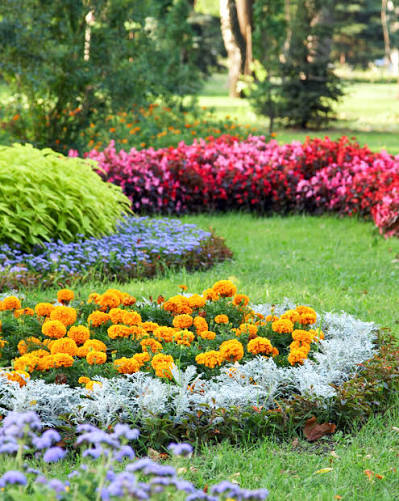
#> input picture LAB/CODING/INPUT.jpeg, 399 x 501 px
$ python EXP16.py   (older library calls are emulated)
#> lines starting #> are read from the running program, lines starting #| are printed output that depends on the picture
"""Experiment 16: Sobel horizontal, vertical, and combined gradients."""
from pathlib import Path
import argparse
import cv2


def main():
    parser = argparse.ArgumentParser()
    parser.add_argument("--no-display", action="store_true")
    args = parser.parse_args()

    folder = Path(__file__).resolve().parent
    input_path = folder / "INPUT.jpeg"
    if not input_path.exists():
        input_path = folder / "image.jpeg"
    image = cv2.imread(str(input_path))
#> image is the input picture: shape (501, 399, 3); mean B, G, R 89.5, 136.1, 128.6
    if image is None:
        print(f"Error: Could not load {input_path}. Place INPUT.jpeg in the lab folder.")
        return

    grayscale = cv2.cvtColor(image, cv2.COLOR_BGR2GRAY)
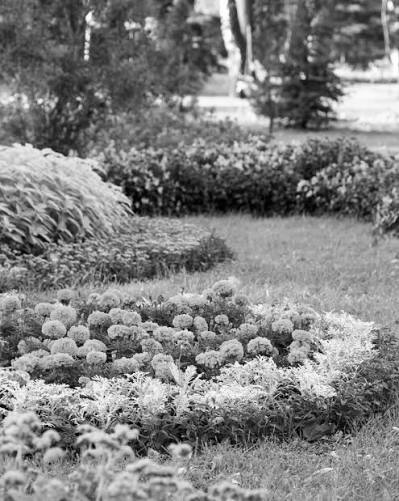
#> grayscale: shape (501, 399); min 0, max 255, mean 128.6
    gradient_x = cv2.Sobel(grayscale, cv2.CV_64F, 1, 0, ksize=3)
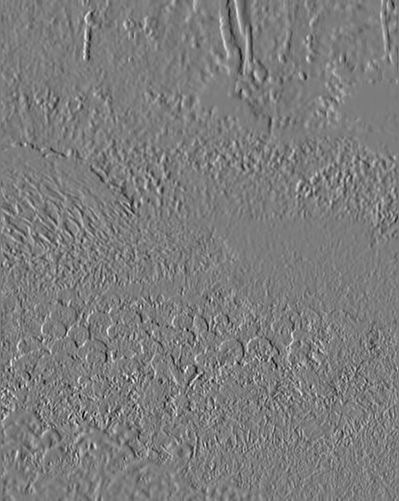
#> gradient_x: shape (501, 399) float64; min -749, max 781, mean 0.3; drawn with min black and max white
    gradient_y = cv2.Sobel(grayscale, cv2.CV_64F, 0, 1, ksize=3)
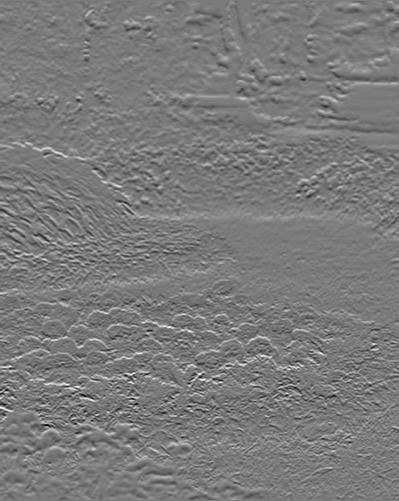
#> gradient_y: shape (501, 399) float64; min -817, max 875, mean 0.6; drawn with min black and max white
    sobel_x = cv2.convertScaleAbs(gradient_x)
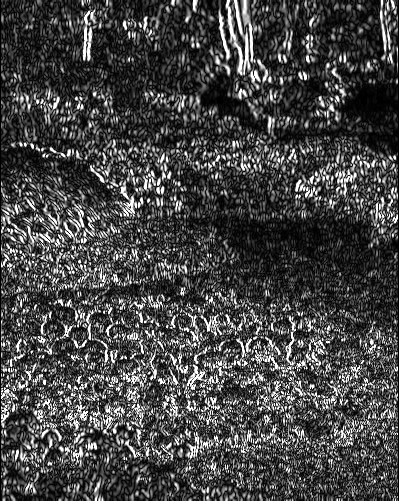
#> sobel_x: shape (501, 399); min 0, max 255, mean 69.7
    sobel_y = cv2.convertScaleAbs(gradient_y)
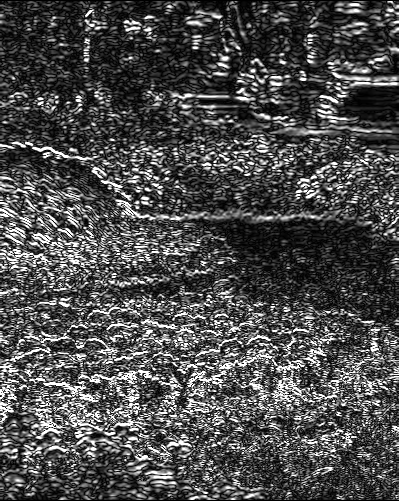
#> sobel_y: shape (501, 399); min 0, max 255, mean 76.6
    combined = cv2.addWeighted(sobel_x, 0.5, sobel_y, 0.5, 0)
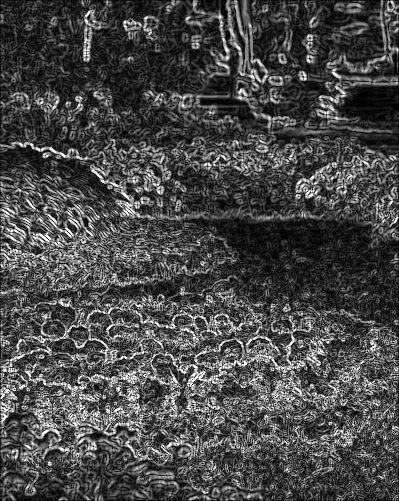
#> combined: shape (501, 399); min 0, max 255, mean 73.1
    cv2.imwrite(str(folder / "EXP16_original.jpg"), image)
    cv2.imwrite(str(folder / "sobel_x.jpg"), sobel_x)
    cv2.imwrite(str(folder / "sobel_y.jpg"), sobel_y)
    cv2.imwrite(str(folder / "sobel_combined.jpg"), combined)
    if not args.no_display:
        cv2.imshow("Original Image", image)
        cv2.imshow("Sobel X - Horizontal Gradient", sobel_x)
        cv2.imshow("Sobel Y - Vertical Gradient", sobel_y)
        cv2.imshow("Combined Sobel Gradient", combined)
        cv2.waitKey(0)
        cv2.destroyAllWindows()


if __name__ == "__main__":
    main()
